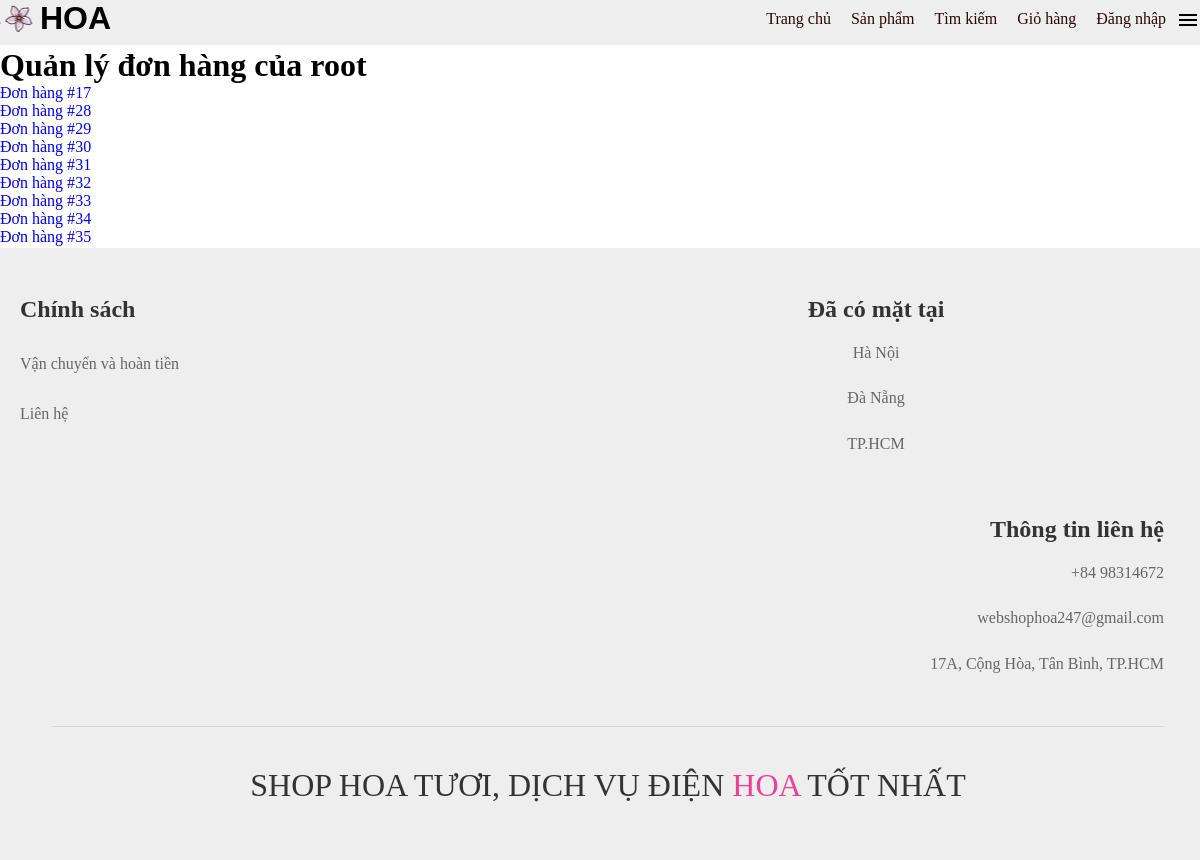
/manage_orders.php?user_id=3, run on the app's committed database.
### tables this page shows
CREATE TABLE `users` (
  `id` int NOT NULL,
  `username` varchar(100) NOT NULL,
  `password` varchar(250) NOT NULL,
  `usertype` tinyint(1) NOT NULL DEFAULT '0',
  `active` tinyint(1) NOT NULL DEFAULT '0'
);

CREATE TABLE `orders` (
  `order_id` int NOT NULL,
  `user_id` int NOT NULL,
  `date_create` date DEFAULT NULL,
  `Status` tinyint(1) NOT NULL DEFAULT '0',
  `isPayed` tinyint(1) NOT NULL DEFAULT '0',
  `total` decimal(15,2) NOT NULL DEFAULT '0.00'
);

### classes/database.php (called while the page is built)
<?
    class Database{
        protected $db_host;
        protected $db_name;
        protected $db_user;
        protected $db_pass;
        public function __construct($host, $name,$user,$pass)
        {
            $this->db_host=$host;
            $this->db_name=$name;
            $this->db_user=$user;
            $this->db_pass=$pass;
        }
        public function getConn(){
            $dsn = "mysql:host=$this->db_host;dbname=$this->db_name;charset=utf8";
            try{
                $conn = new PDO($dsn, $this->db_user, $this->db_pass);
                $conn->setAttribute(PDO::ATTR_ERRMODE, PDO::ERRMODE_EXCEPTION);
                return $conn;
            }
            catch(PDOException $e){
                echo $e->getMessage();
                exit;
            }
        }
    }

### manage_orders.php (the view, shortened to what this page needs)
<?php
$conn = require "inc/db.php";
require "inc/header.php";
if (isset($_GET['user_id'])) {
    $user_id = $_GET['user_id'];
    $query = "SELECT * FROM orders WHERE user_id = ?";
    $stmt = $db->getConn()->prepare($query);
    $stmt->execute([$user_id]);
    $orders = $stmt->fetchAll(PDO::FETCH_ASSOC);
    $query = "SELECT username FROM users WHERE id = ?";
    $stmt = $db->getConn()->prepare($query);
    $stmt->execute([$user_id]);
    $user = $stmt->fetch(PDO::FETCH_ASSOC);
?>
    <div class="content">
        <h1>Quản lý đơn hàng của <?= $user['username'] ?></h1>
        <ul class="order-list">
            <?php foreach ($orders as $order) : ?>
                <li>
                    <a href="edit_order.php?order_id=<?= $order['order_id'] ?>">
                        Đơn hàng #<?= $order['order_id'] ?>
                    </a>
                </li>
            <?php endforeach; ?>
        </ul>
    </div>
<?php
} else {
    header("Location: manage_users.php");
    exit();
}
require "inc/footer.php";
?>

### css/style.css (style rules this page uses)
ul { margin:0px; padding:0px; list-style-type: none; }
body { margin: 0; background-color:#eee; }
.page .content { background-color: rgb(255, 255, 255); padding-top: 2px; padding-bottom: 2px; width:100%; }

### css/style_form.css (style rules this page uses)
* { box-sizing: border-box; }

### css/home.css (style rules this page uses)
:root { --pink:#e84393; }
* { margin:0; padding:0; box-sizing: border-box; outline: none; border:none; text-decoration: none; transition: .2s linear; }
html { scroll-behavior: smooth; scroll-padding-top: 6rem; overflow-x: hidden; }

### data on the page
users: username "root"
orders: order_id "17"
orders: order_id "28"
orders: order_id "29"
orders: order_id "30"
orders: order_id "31"
orders: order_id "32"
orders: order_id "33"
orders: order_id "34"
orders: order_id "35"
